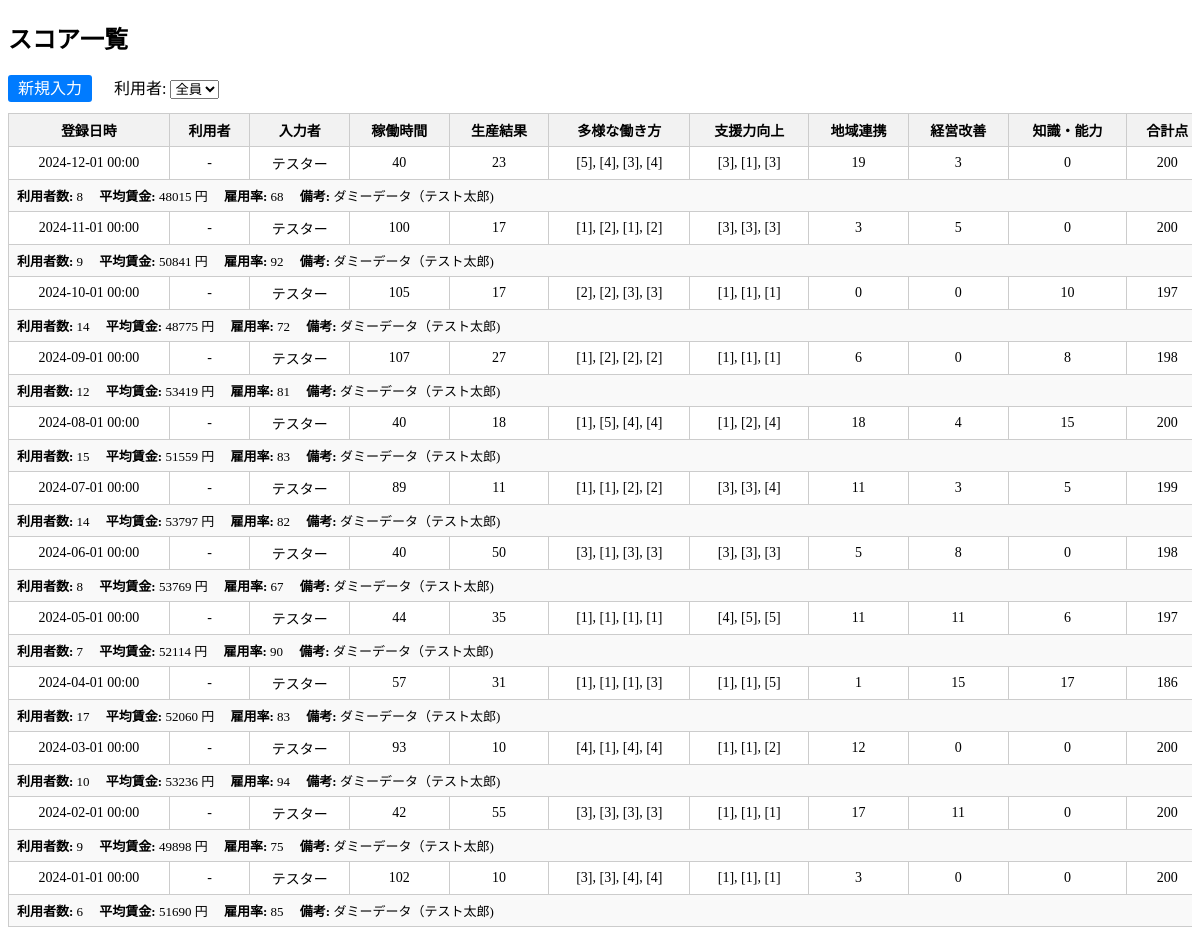
Screenshot of /score_list?client_id=1 (signed in) with the database file from the repository.
### models.py (models this page shows)
class Score(db.Model):
    __tablename__ = 'scores'
    id            = db.Column(db.Integer, primary_key=True)
    client_id     = db.Column(db.Integer, db.ForeignKey('clients.id'), nullable=False)      # 利用者
    staff_user_id = db.Column(db.Integer, db.ForeignKey('users.id'), nullable=False)        # 入力者（スタッフ）
    created_at    = db.Column(db.DateTime, default=datetime.utcnow)
    inputter_name = db.Column(db.String(100))
    working_hours   = db.Column(db.Integer, default=0)
    production_res  = db.Column(db.Integer, default=0)
    diversity       = db.Column(db.Text)     # CSV形式
    support_skill   = db.Column(db.Text)     # CSV形式
    regional_score  = db.Column(db.Integer, default=0)
    improve_plan    = db.Column(db.Integer, default=0)
    skill_up        = db.Column(db.Integer, default=0)
    num_users       = db.Column(db.Integer)
    average_wage    = db.Column(db.Integer)
    employment_rate = db.Column(db.Integer)
    production_json = db.Column(db.Text)     # 年度別収支（JSON）
    memo            = db.Column(db.Text)
    total           = db.Column(db.Integer, default=0)
    client = db.relationship('Client', back_populates='scores')
    staff_user = db.relationship('User', back_populates='scores')

class User(db.Model):
    __tablename__ = 'users'
    id       = db.Column(db.Integer, primary_key=True)
    username = db.Column(db.String(64), unique=True, nullable=False)
    password = db.Column(db.String(128), nullable=False)
    email    = db.Column(db.String(120))
    scores = db.relationship('Score', back_populates='staff_user')
    score_records = db.relationship('ScoreRecord', back_populates='staff_user')

### app.py (the view)
@app.route("/score_list")
def score_list():
    if "user_id" not in session:
        return redirect(url_for("login"))
    client_id = request.args.get("client_id", "")
    clients = Client.query.order_by(Client.name.asc()).all()
    query = Score.query.order_by(Score.created_at.desc())
    if client_id:
        query = query.filter(Score.client_id == int(client_id))
    scores = query.all()
    return render_template("score_list.html", scores=scores, clients=clients, client_id=client_id)

### app.py (called while the page is built)
@app.template_filter('display_diversity')
def display_diversity_filter(value):
    return display_labels(value, DIVERSITY_LABELS)

@app.template_filter('display_support_skill')
def display_support_skill_filter(value):
    return display_labels(value, SUPPORT_SKILL_LABELS)

### utils/filters.py (called while the page is built)
def display_labels(csv_string, label_dict):
    if not csv_string:
        return "-"
    keys = [s.strip() for s in csv_string.split(',')]
    return ', '.join([label_dict.get(k, f"[{k}]") for k in keys])

### templates/score_list.html (shortened to what this page needs)
<!DOCTYPE html>
<html lang="ja">
<head>
</head>
<body>
  <h2>スコア一覧</h2>
  <div class="filter-bar">
    <a href="{{ url_for('score_input') }}" class="button">新規入力</a>
    <form method="get" action="{{ url_for('score_list') }}" style="display:inline-block; margin-left:18px;">
      <label>利用者:
        <select name="client_id" onchange="this.form.submit()">
          <option value="">全員</option>
        </select>
      </label>
    </form>
  </div>
  <div class="table-wrapper">
    <table>
      <thead>
        <tr>
          <th>登録日時</th>
          <th>利用者</th>
          <th>入力者</th>
          <th>稼働時間</th>
          <th>生産結果</th>
          <th>多様な働き方</th>
          <th>支援力向上</th>
          <th>地域連携</th>
          <th>経営改善</th>
          <th>知識・能力</th>
          <th>合計点</th>
        </tr>
      </thead>
      <tbody>
        {% for score in scores %}
        <tr>
          <td>{{ score.created_at.strftime('%Y-%m-%d %H:%M') }}</td>
          <td>{{ score.client.name if score.client else '-' }}</td>
          <td>{{ score.staff_user.username if score.staff_user else '-' }}</td>
          <td>{{ score.working_hours }}</td>
          <td>{{ score.production_res }}</td>
          <td>{{ score.diversity | display_diversity }}</td>
          <td>{{ score.support_skill | display_support_skill }}</td>
          <td>{{ score.regional_score }}</td>
          <td>{{ score.improve_plan }}</td>
          <td>{{ score.skill_up }}</td>
          <td>{{ score.total }}</td>
        </tr>
        <tr class="sub-row">
          <td colspan="11">
            <strong>利用者数:</strong> {{ score.num_users }}
            <strong>平均賃金:</strong> {{ score.average_wage }} 円
            <strong>雇用率:</strong> {{ score.employment_rate or '-' }}
            <strong>備考:</strong> <span class="memo" title="{{ score.memo }}">{{ score.memo[:50] }}{% if score.memo|length > 50 %}...{% endif %}</span>
          </td>
        </tr>
        {% else %}
        <tr><td colspan="11">スコアの記録がありません。</td></tr>
        {% endfor %}
      </tbody>
    </table>
  </div>
</body>
</html>

### templates/score_list.html (style rules this page uses)
.table-wrapper { overflow-x: auto; max-width: 100%; }
table { border-collapse: collapse; width: 100%; font-size: 14px; min-width: 1200px; }
th, td { border: 1px solid #ccc; padding: 6px 8px; text-align: center; }
th { background-color: #f2f2f2; }
.memo { max-width: 200px; white-space: nowrap; overflow: hidden; text-overflow: ellipsis; }
a.button { background-color: #007BFF; color: white; padding: 5px 10px; border-radius: 3px; text-decoration: none; }
.sub-row { background-color: #f9f9f9; }
.sub-row td { text-align: left; font-size: 13px; }
.filter-bar { margin-bottom: 14px; }

### rows the page displays
Score: created_at "2024-12-01 00:00", client "-", staff_user "テスター", working_hours "40", production_res "23", diversity|display_diversity "[5], [4], [3], [4]", support_skill|display_support_skill "[3], [1], [3]", regional_score "19", improve_plan "3", skill_up "0", total "200", num_users "8", average_wage "48015", employment_rate "68", memo "ダミーデータ（テスト太郎)"
Score: created_at "2024-11-01 00:00", client "-", staff_user "テスター", working_hours "100", production_res "17", diversity|display_diversity "[1], [2], [1], [2]", support_skill|display_support_skill "[3], [3], [3]", regional_score "3", improve_plan "5", skill_up "0", total "200", num_users "9", average_wage "50841", employment_rate "92", memo "ダミーデータ（テスト太郎)"
Score: created_at "2024-10-01 00:00", client "-", staff_user "テスター", working_hours "105", production_res "17", diversity|display_diversity "[2], [2], [3], [3]", support_skill|display_support_skill "[1], [1], [1]", regional_score "0", improve_plan "0", skill_up "10", total "197", num_users "14", average_wage "48775", employment_rate "72", memo "ダミーデータ（テスト太郎)"
Score: created_at "2024-09-01 00:00", client "-", staff_user "テスター", working_hours "107", production_res "27", diversity|display_diversity "[1], [2], [2], [2]", support_skill|display_support_skill "[1], [1], [1]", regional_score "6", improve_plan "0", skill_up "8", total "198", num_users "12", average_wage "53419", employment_rate "81", memo "ダミーデータ（テスト太郎)"
Score: created_at "2024-08-01 00:00", client "-", staff_user "テスター", working_hours "40", production_res "18", diversity|display_diversity "[1], [5], [4], [4]", support_skill|display_support_skill "[1], [2], [4]", regional_score "18", improve_plan "4", skill_up "15", total "200", num_users "15", average_wage "51559", employment_rate "83", memo "ダミーデータ（テスト太郎)"
Score: created_at "2024-07-01 00:00", client "-", staff_user "テスター", working_hours "89", production_res "11", diversity|display_diversity "[1], [1], [2], [2]", support_skill|display_support_skill "[3], [3], [4]", regional_score "11", improve_plan "3", skill_up "5", total "199", num_users "14", average_wage "53797", employment_rate "82", memo "ダミーデータ（テスト太郎)"
Score: created_at "2024-06-01 00:00", client "-", staff_user "テスター", working_hours "40", production_res "50", diversity|display_diversity "[3], [1], [3], [3]", support_skill|display_support_skill "[3], [3], [3]", regional_score "5", improve_plan "8", skill_up "0", total "198", num_users "8", average_wage "53769", employment_rate "67", memo "ダミーデータ（テスト太郎)"
Score: created_at "2024-05-01 00:00", client "-", staff_user "テスター", working_hours "44", production_res "35", diversity|display_diversity "[1], [1], [1], [1]", support_skill|display_support_skill "[4], [5], [5]", regional_score "11", improve_plan "11", skill_up "6", total "197", num_users "7", average_wage "52114", employment_rate "90", memo "ダミーデータ（テスト太郎)"
Score: created_at "2024-04-01 00:00", client "-", staff_user "テスター", working_hours "57", production_res "31", diversity|display_diversity "[1], [1], [1], [3]", support_skill|display_support_skill "[1], [1], [5]", regional_score "1", improve_plan "15", skill_up "17", total "186", num_users "17", average_wage "52060", employment_rate "83", memo "ダミーデータ（テスト太郎)"
Score: created_at "2024-03-01 00:00", client "-", staff_user "テスター", working_hours "93", production_res "10", diversity|display_diversity "[4], [1], [4], [4]", support_skill|display_support_skill "[1], [1], [2]", regional_score "12", improve_plan "0", skill_up "0", total "200", num_users "10", average_wage "53236", employment_rate "94", memo "ダミーデータ（テスト太郎)"
Score: created_at "2024-02-01 00:00", client "-", staff_user "テスター", working_hours "42", production_res "55", diversity|display_diversity "[3], [3], [3], [3]", support_skill|display_support_skill "[1], [1], [1]", regional_score "17", improve_plan "11", skill_up "0", total "200", num_users "9", average_wage "49898", employment_rate "75", memo "ダミーデータ（テスト太郎)"
Score: created_at "2024-01-01 00:00", client "-", staff_user "テスター", working_hours "102", production_res "10", diversity|display_diversity "[3], [3], [4], [4]", support_skill|display_support_skill "[1], [1], [1]", regional_score "3", improve_plan "0", skill_up "0", total "200", num_users "6", average_wage "51690", employment_rate "85", memo "ダミーデータ（テスト太郎)"
